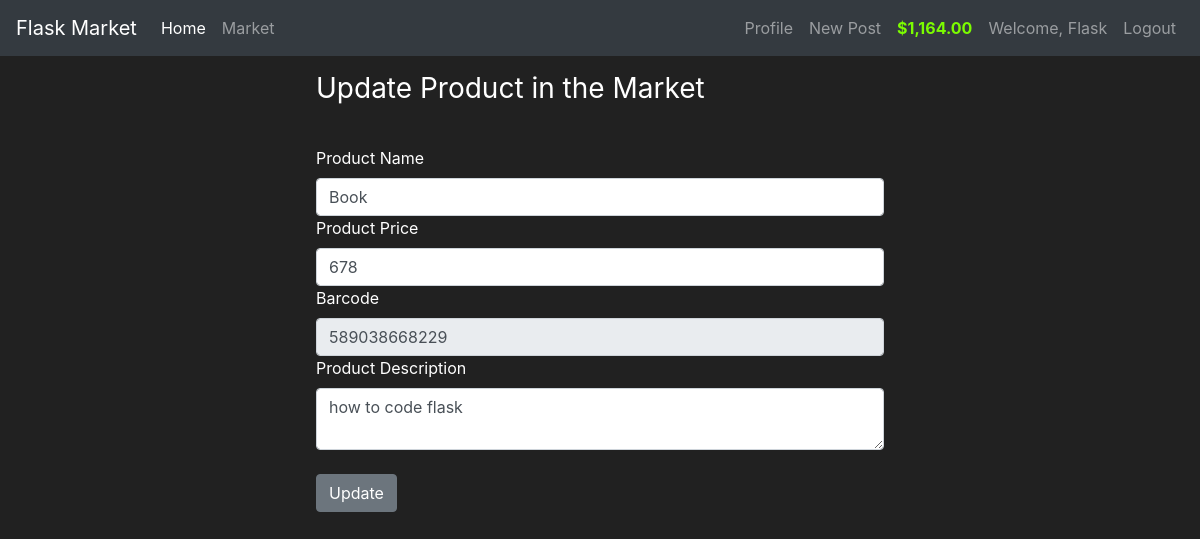
/post/update/10 (signed in), run on the app's committed database.
### market/models.py (models this page shows, shortened)
class User(db.Model, UserMixin):
    id = db.Column(db.Integer(), primary_key=True)
    username = db.Column(db.String(length=30), nullable=False, unique=True)
    email = db.Column(db.String(length=50), nullable=True, unique=True)
    password_hash = db.Column(db.String(length=60), nullable=True)
    budget = db.Column(db.Integer(), nullable=True, default=1000)
    items = db.relationship('Item', backref='owned_user', lazy=True)
    @property
    def password(self):
        return self.password
    @property
    def prettier_budget(self):
        if len(str(self.budget)) >= 4:
            return f'${str(self.budget)[:-3]},{str(self.budget)[-3:]}.00'
        else:
            return f'${str(self.budget)}.00'

class Item(db.Model):
    id = db.Column(db.Integer(), primary_key=True)
    name = db.Column(db.String(length=30), nullable=False, unique=True)
    price = db.Column(db.Integer(), nullable=False)
    barcode = db.Column(db.String(length=12), nullable=False, unique=True)
    description = db.Column(db.String(length=1024), nullable=False)
    possesion = db.Column(db.Integer(), db.ForeignKey('user.id'))
    date = db.Column(db.DateTime(), default=datetime.now())
    owner = db.Column(db.Integer())

### market/routes.py (the view, shortened to what this page needs)
@app.route('/post/update/<int:post_id>', methods=['GET', 'POST'])
@login_required
def update_post(post_id):
    edit_post = Item.query.get_or_404(post_id)
    if edit_post.owner == current_user.id and request.method == 'GET':
        form = PostForm()
        form.description.data = edit_post.description
        return render_template('updatePost.html', form=form, edit_post=edit_post)

### market/forms.py
class PostForm(FlaskForm):
    product_name = StringField(label='Product Name', validators=[Length(min=1, max=30), DataRequired()])
    product_price = IntegerField(label='Product Price', validators=[Length(min=1, max=30), DataRequired()])
    barcode = StringField(label='Barcode', validators=[DataRequired()])
    description = TextAreaField(label='Product Description', validators=[Optional(), Length(max=200)])
    submit = SubmitField(label='Post')

### market/models.py (called while the page is built)
@login_manager.user_loader
def load_user(user_id):
    return User.query.get(int(user_id))

### market/templates/updatePost.html (shortened to what this page needs)
{% extends 'base.html' %}
{% block content %}
<div class="container w-50 p-3">
    <form method="POST" class="form-register" style="color:white">
        <h1 class="h3 mb-3 font-weight-normal">
            Update Product in the Market
        </h1>
        <br>
        {{ form.product_name.label() }}
        {{ form.product_name(class='form-control', placeholder='Product Name', value=edit_post.name ) }}
        {{ form.product_price.label() }}
        {{ form.product_price(class='form-control', placeholder='Product Price', value=edit_post.price) }}
        {{ form.barcode.label() }}
        {{ form.barcode(class='form-control', placeholder='Barcode', value=edit_post.barcode, disabled=true) }}
        {{ form.description.label() }}
        {{ form.description(class='form-control') }}
        <br>
        <input class="btn btn-secondary" id="submit" name="submit" type="submit" value="Update">
    </form>
</div>
{% endblock content %}

### market/templates/base.html (shortened to what this page needs)
<!DOCTYPE html5>
<html lang="en">
  <head>
    <link rel="stylesheet" href="https://cdn.jsdelivr.net/npm/bootstrap@4.5.3/dist/css/bootstrap.min.css">
  </head>
  <body>
    <nav class="navbar navbar-expand-md navbar-dark bg-dark">
        <a class="navbar-brand" href="#">Flask Market</a>
        <div class="collapse navbar-collapse" id="navbarNav">
            <ul class="navbar-nav mr-auto">
                <li class="nav-item active">
                    <a class="nav-link" href="{{ url_for('home_page') }}">
                        Home <span class="sr-only">(current)</span>
                    </a>
                </li>
                <li class="nav-item">
                    <a class="nav-link" href="{{ url_for('market_page') }}">
                        Market
                    </a>
                </li>
            </ul>
            {% if current_user.is_authenticated %}
                <ul class="navbar-nav">
                    <li class="nav-item">
                        <a class="nav-link" href="{{ url_for('profile') }}">
                            Profile
                        </a>
                    </li>
                    <li class="nav-item">
                        <a class="nav-link" href="{{ url_for('post') }}">
                            New Post
                        </a>
                    </li>
                    <li class="nav-item">
                        <a class="nav-link" style="color: lawngreen; font-weight: bold">
                            {{ current_user.prettier_budget }}
                        </a>
                    </li>
                    <li class="nav-item">
                        <a class="nav-link">
                            Welcome, {{ current_user.username }}
                        </a>
                    </li>
                    <li class="nav-item">
                        <a class="nav-link" href="{{ url_for('logout') }}">
                            Logout
                        </a>
                    </li>
                </ul>
            {% endif %}
        </div>
    </nav>
    {% block content %}
    {% endblock %}
  </body>
</html>

### market/templates/base.html (style rules this page uses)
body { background-color: #212121; color: white; }

### data on the page
User: prettier_budget "$1,164.00", username "Flask"
Item: barcode "589038668229", description "how to code flask"
